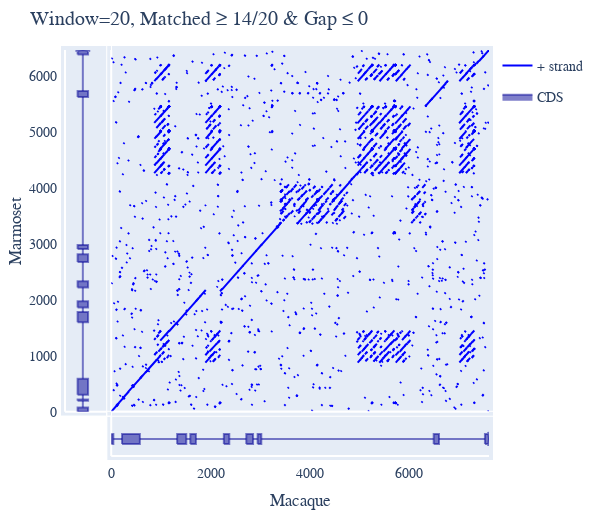

Here is the notebook cell this chart was saved with:
### Markdown cell above
## Reloading from json

The data file, `tp53.json`, was created from a query of ensembl for one-to-one orthologs of human TP53 between Human, Macaque, Orangutan and Marmoset. The resulting sequences were annotated with the location of the CDS for the canonical transcript, then the `SequenceCollection` was saved as json using `cogent3.app.write_json`.

### Code cell
from cogent3.app.io import load_json, get_data_store

loader = load_json()
seqs = loader("../data/tp53.json")
dp = seqs.dotplot(name1="Macaque", name2="Marmoset", width=600)
dp

### Figure 1 — Plotly figure (JSON) as saved in the notebook; plotly's stock layout.template omitted (floating-point values rounded to 4 significant figures; data arrays with more than 128 entries replaced by an {"elided": "..."} marker saying what was removed)
{"data": [{"line": {"color": "blue"}, "mode": "lines", "name": "+ strand", "type": "scatter", "x": {"elided": "8927 int values"}, "xaxis": "x2", "y": {"elided": "8927 int values"}, "yaxis": "y2"}, {"fill": "toself", "fillcolor": "rgba(0,0,150,0.5)", "hoverinfo": "text", "legendgroup": "CDS", "line": {"color": "rgba(0,0,150,0.5)"}, "mode": "lines", "name": "CDS", "showlegend": true, "text": "ENSCJAT00000029236", "type": "scatter", "x": [0.3, 0.55, 0.55, 0.3, 0.3, null, 0.425, 0.425, null, 0.3, 0.55, 0.55, 0.3, 0.3, null, 0.425, 0.425, null, 0.3, 0.55, 0.55, 0.3, 0.3, null, 0.425, 0.425, null, 0.3, 0.55, 0.55, 0.3, 0.3, null, 0.425, 0.425, null, 0.3, 0.55, 0.55, 0.3, 0.3, null, 0.425, 0.425, null, 0.3, 0.55, 0.55, 0.3, 0.3, null, 0.425, 0.425, null, 0.3, 0.55, 0.55, 0.3, 0.3, null, 0.425, 0.425, null, 0.3, 0.55, 0.55, 0.3, 0.3, null, 0.425, 0.425, null, 0.3, 0.55, 0.55, 0.3, 0.3, null, 0.425, 0.425, null, 0.3, 0.3, 0.25, 0.425, 0.6, 0.55, 0.55, 0.3], "y": [0, 0, 74, 74, 0, null, 74, 195, null, 195, 195, 217, 217, 195, null, 217, 306, null, 306, 306, 591, 591, 306, null, 591, 1600, null, 1600, 1600, 1784, 1784, 1600, null, 1784, 1865, null, 1865, 1865, 1978, 1978, 1865, null, 1978, 2226, null, 2226, 2226, 2336, 2336, 2226, null, 2336, 2681, null, 2681, 2681, 2818, 2818, 2681, null, 2818, 2912, null, 2912, 2912, 2986, 2986, 2912, null, 2986, 5634, null, 5634, 5634, 5741, 5741, 5634, null, 5741, 6394, null, 6394, 6460.0, 6460.0, 6476, 6460.0, 6460.0, 6394, 6394]}, {"fill": "toself", "fillcolor": "rgba(0,0,150,0.5)", "hoverinfo": "text", "legendgroup": "CDS", "line": {"color": "rgba(0,0,150,0.5)"}, "mode": "lines", "name": "CDS", "showlegend": false, "text": "ENSMMUT00000042272", "type": "scatter", "x": [0, 0, 43, 43, 0, null, 43, 218, null, 218, 218, 577, 577, 218, null, 577, 1328, null, 1328, 1328, 1512, 1512, 1328, null, 1512, 1593, null, 1593, 1593, 1706, 1706, 1593, null, 1706, 2268, null, 2268, 2268, 2378, 2378, 2268, null, 2378, 2720, null, 2720, 2720, 2857, 2857, 2720, null, 2857, 2949, null, 2949, 2949, 3023, 3023, 2949, null, 3023, 6495, null, 6495, 6495, 6602, 6602, 6495, null, 6602, 7527, null, 7527, 7593.0, 7593.0, 7609, 7593.0, 7593.0, 7527, 7527], "xaxis": "x3", "y": [0.3, 0.55, 0.55, 0.3, 0.3, null, 0.425, 0.425, null, 0.3, 0.55, 0.55, 0.3, 0.3, null, 0.425, 0.425, null, 0.3, 0.55, 0.55, 0.3, 0.3, null, 0.425, 0.425, null, 0.3, 0.55, 0.55, 0.3, 0.3, null, 0.425, 0.425, null, 0.3, 0.55, 0.55, 0.3, 0.3, null, 0.425, 0.425, null, 0.3, 0.55, 0.55, 0.3, 0.3, null, 0.425, 0.425, null, 0.3, 0.55, 0.55, 0.3, 0.3, null, 0.425, 0.425, null, 0.3, 0.55, 0.55, 0.3, 0.3, null, 0.425, 0.425, null, 0.3, 0.3, 0.25, 0.425, 0.6, 0.55, 0.55, 0.3], "yaxis": "y3"}], "layout": {"autosize": false, "font": {"family": "Balto", "size": 14}, "height": 510.7, "hovermode": "closest", "margin": {"b": 50, "l": 50, "pad": 4, "r": 50, "t": 50}, "showlegend": true, "title": {"text": "Window=20, Matched ≥ 14/20 & Gap ≤ 0"}, "width": 600, "xaxis": {"anchor": "y", "domain": [0.0, 0.099], "mirror": true, "range": [0, 1], "showgrid": false, "showline": true, "showticklabels": false, "ticks": "", "visible": true}, "xaxis2": {"anchor": "y2", "domain": [0.109, 1.0], "mirror": true, "range": [0, 7609], "showgrid": false, "showline": true, "showticklabels": false, "ticks": ""}, "xaxis3": {"anchor": "y3", "domain": [0.109, 1.0], "mirror": true, "range": [0, 7609], "showgrid": false, "showline": true, "showticklabels": true, "title": {"text": "Macaque"}}, "yaxis": {"anchor": "x", "domain": [0.109, 1.0], "mirror": true, "range": [0, 6476], "showgrid": false, "showline": true, "showticklabels": true, "title": {"text": "Marmoset"}, "visible": true}, "yaxis2": {"anchor": "x2", "domain": [0.109, 1.0], "mirror": true, "range": [0, 6476], "showgrid": false, "showline": true, "showticklabels": false, "ticks": ""}, "yaxis3": {"anchor": "x3", "domain": [0.0, 0.099], "mirror": true, "range": [0, 1], "showgrid": false, "showline": true, "showticklabels": false, "ticks": ""}}}
